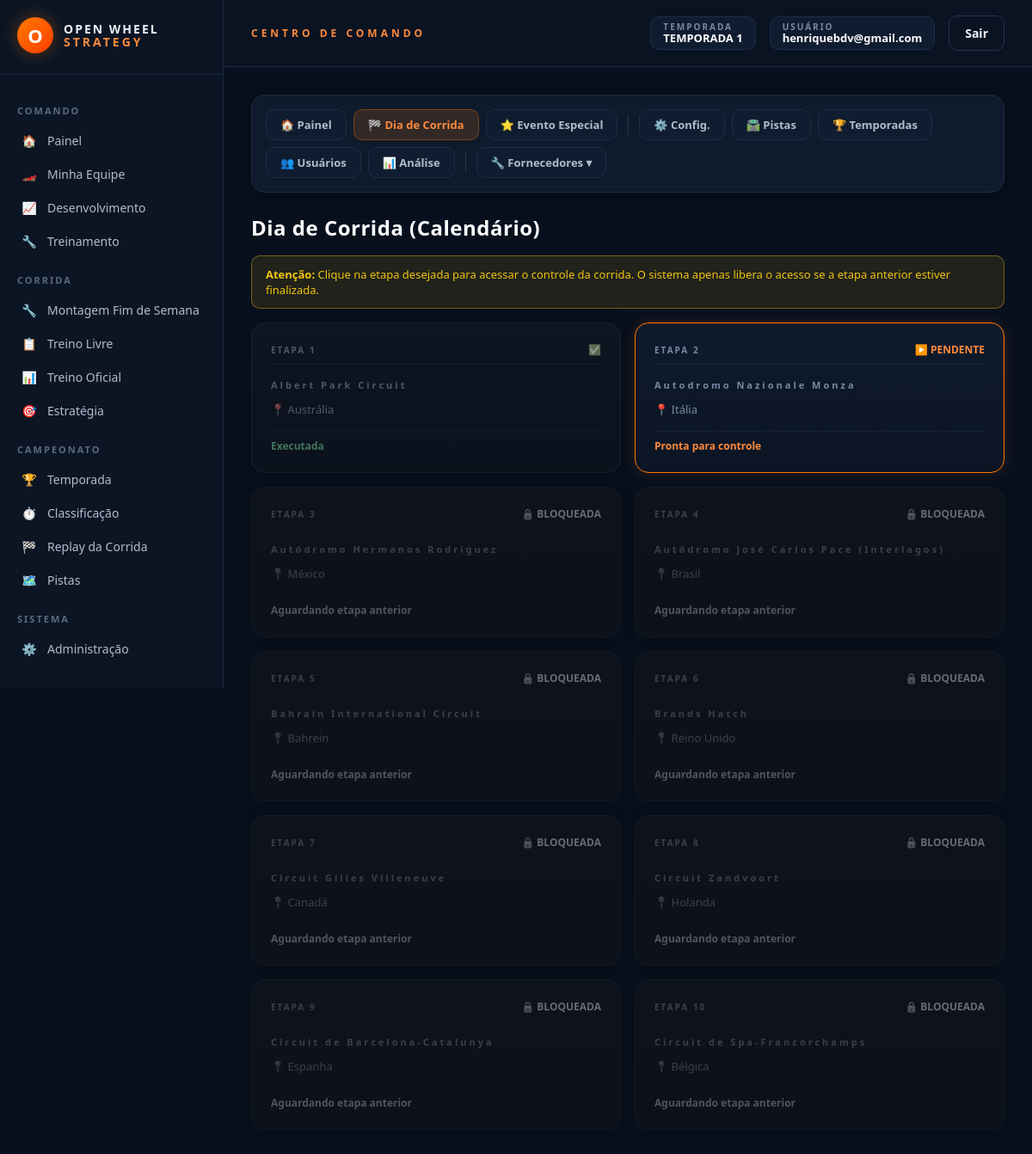
Before: /admin/dia-corrida (signed in) with the older database file.
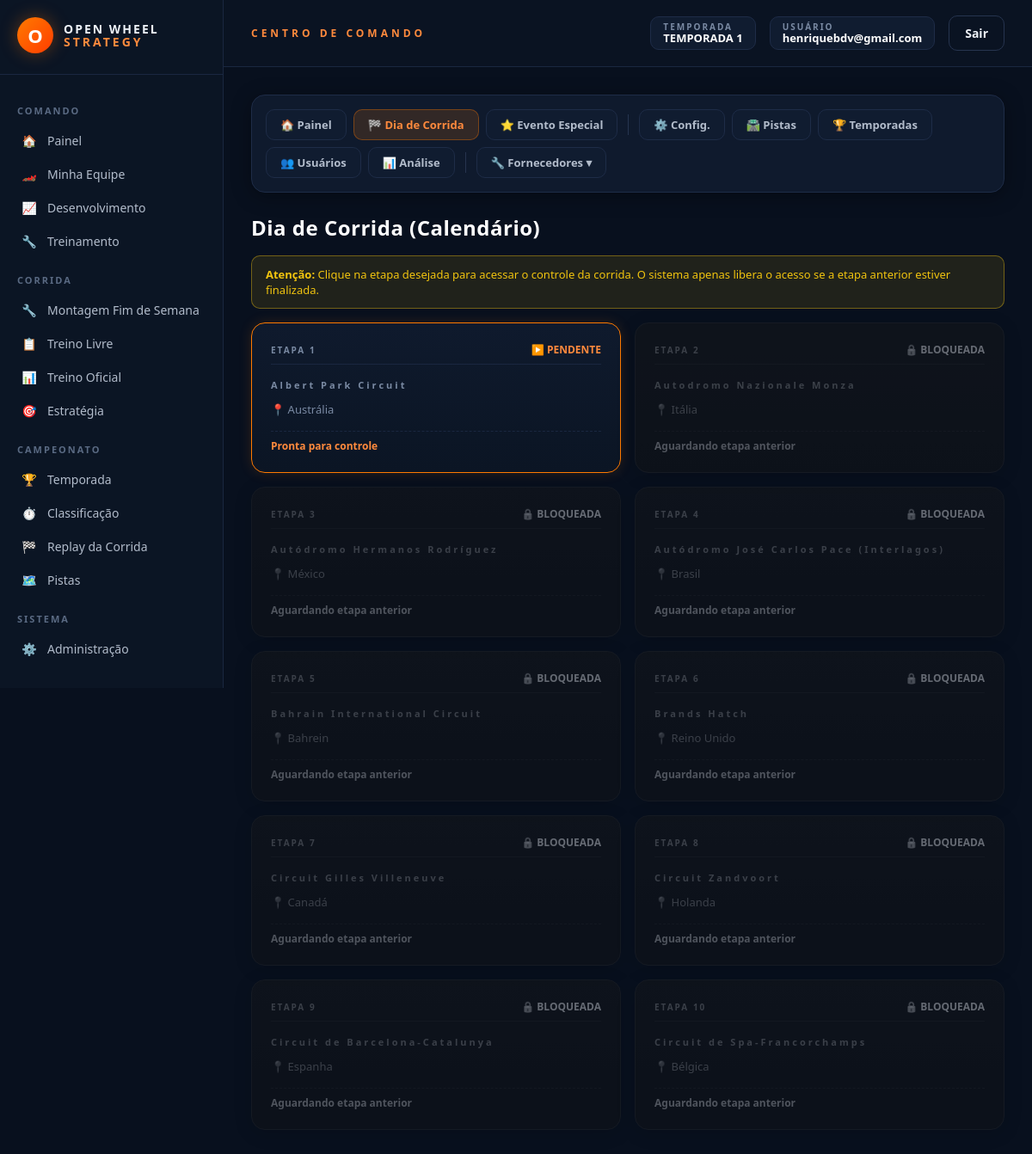
After: the same page with the newer database file.
### models_temporada.py (models this page shows, shortened)
class CorridaAgendada(db.Model):
    __tablename__ = "corridas_agendadas"
    id = db.Column(db.Integer, primary_key=True)
    temporada_id = db.Column(db.Integer, db.ForeignKey("temporadas.id"), nullable=False)
    pista_real_id = db.Column(db.Integer, nullable=False)
    pista_nome = db.Column(db.String(120))
    ordem = db.Column(db.Integer, nullable=False)
    executada = db.Column(db.Boolean, default=False, nullable=False)
    data_execucao = db.Column(db.DateTime)
    resultado_json = db.Column(db.Text, default="[]")

### rotas/admin.py (the view)
    @app.route("/admin/dia-corrida", methods=["GET"])
    @admin_requerido
    def admin_dia_corrida():
        temporada = Temporada.ativa_atual()
        criar_banco_pistas_reais()
        pistas = listar_pistas_reais()
        pistas_por_id = {p["id"]: p for p in pistas}
        proxima_corrida = temporada.proxima_corrida() if temporada else None
        return render_template("admin_dia_corrida.html",
                               temporada=temporada,
                               pistas_por_id=pistas_por_id,
                               proxima_corrida=proxima_corrida)

### app.py (called while the page is built)
def _registrar_contexto(app):
    @app.context_processor
    def injetar_globais():
        usuario_id = session.get("usuario_id")
        usuario = Usuario.query.get(usuario_id) if usuario_id else None
        return {
            "usuario_logado": usuario,
            "categorias_fornecedor": FORNECEDORES_CONFIG,
            "temporada_ativa": Temporada.ativa_atual(),
        }

### extensoes.py (called while the page is built)
def admin_requerido(view_func):
    @functools.wraps(view_func)
    def wrapper(*args, **kwargs):
        from models import Usuario
        usuario_id = session.get("usuario_id")
        if not usuario_id:
            return redirect(url_for("login"))
        usuario = Usuario.query.get(usuario_id)
        if not usuario or not usuario.eh_admin:
            return render_template("acesso_negado.html"), 403
        return view_func(*args, **kwargs)
    return wrapper

### models_temporada.py (called while the page is built)
    @classmethod
    def ativa_atual(cls):
        try:
            return cls.query.filter_by(ativa=True).first()
        except (OperationalError, ProgrammingError, NoSuchTableError):
            return None

    def proxima_corrida(self):
        return next((c for c in self.corridas_agendadas if not c.executada), None)

### templates/admin_dia_corrida.html
{% extends "admin_base.html" %}
{% set secao_admin = 'dia_corrida' %}
{% block admin_css_extra %}
<link rel="stylesheet" href="{{ url_for('static', filename='css/telas/admin_dia_corrida.css') }}">
{% endblock %}
{% block admin_content %}
<h1 class="admin-corrida-title ows-mb-md">Dia de Corrida (Calendário)</h1>
<div class="ows-alert ows-alert-warning">
    <strong>Atenção:</strong> Clique na etapa desejada para acessar o controle da corrida. O sistema apenas libera o acesso se a etapa anterior estiver finalizada.
</div>
{% if not temporada %}
<div class="ows-alert ows-alert-info">
    Nenhuma temporada ativa. Acesse a aba Temporadas para iniciar uma.
</div>
{% else %}
    <div class="ows-grid-3">
        {% for corrida in temporada.corridas_agendadas %}
        {% set pista = pistas_por_id.get(corrida.pista_real_id) %}
        {% set is_locked = not corrida.executada and proxima_corrida and corrida.id != proxima_corrida.id %}
        <a {% if not is_locked %}href="{{ url_for('admin_dia_corrida_etapa', corrida_id=corrida.id) }}"{% endif %}
           class="ows-card admin-calendar-card {% if corrida.executada %}admin-card-done{% elif is_locked %}admin-card-locked{% else %}admin-card-active{% endif %}">
            <div class="admin-calendar-header">
                <span class="ows-badge-label">ETAPA {{ corrida.ordem }}</span>
                {% if corrida.executada %}
                    <span class="admin-status-icon">✅</span>
                {% elif is_locked %}
                    <span class="admin-status-icon">🔒 BLOQUEADA</span>
                {% else %}
                    <span class="admin-status-icon">▶️ PENDENTE</span>
                {% endif %}
            </div>
            <h3 class="admin-track-name">{{ corrida.pista_nome or (pista.nome if pista else '?') }}</h3>
            <p class="ows-muted admin-track-country">📍 {{ pista.pais if pista else '-' }}</p>
            <div class="admin-calendar-footer">
                {% if corrida.executada %}
                    <span class="admin-date-done">Executada</span>
                {% elif is_locked %}
                    <span class="admin-date-wait">Aguardando etapa anterior</span>
                {% else %}
                    <span class="admin-date-ready">Pronta para controle</span>
                {% endif %}
            </div>
        </a>
        {% else %}
        <div class="ows-alert ows-alert-warning" style="grid-column: 1 / -1;">
            Nenhuma corrida no calendário.
        </div>
        {% endfor %}
    </div>
{% endif %}
{% endblock %}

Changed rows visible on the page:
changed CorridaAgendada "Albert Park Circuit": executada "✅ Executada" → "▶️ PENDENTE Pronta para controle"
computed for CorridaAgendada "Autodromo Nazionale Monza": text "▶️ PENDENTE Pronta para controle" → "🔒 BLOQUEADA Aguardando etapa anterior"
